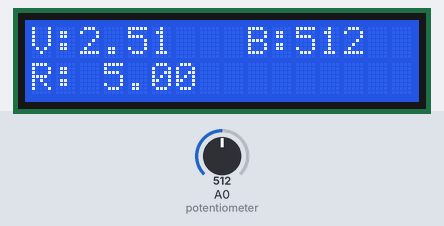
The sketch below on a simulated Arduino Uno, built with avr-gcc and run on an emulated ATmega328P. Parts: 16×2 character LCD. The test bench sets the inputs (shaded band); at power-on: A0 (potentiometer) = 512.

Above: at 1.2 s.
1.3 s: A0 (potentiometer) set to 716
At 2.3 s:
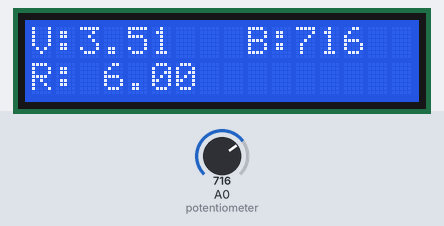
2.8 s: A0 (potentiometer) set to 900
At 3.5 s:
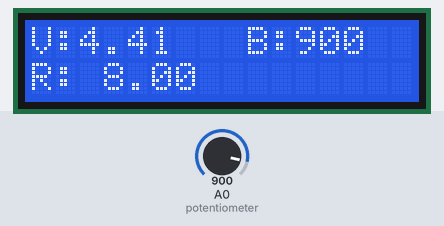
4.3 s: A0 (potentiometer) set to 1023
At 4.6 s:
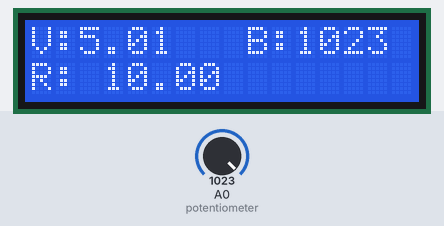
Timing chart, 0 to 7.3 s (numbered marks = the images above; inputs shaded):
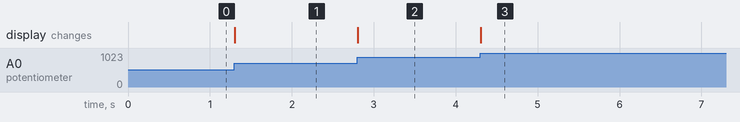

Measured:
- after the input at 1.3 s, the display: changes at once (image 1)
- after the input at 2.8 s, the display: changes at once (image 2)
- after the input at 4.3 s, the display: changes at once (image 3)

The sketch:

ohmmeter_LCD.ino
```cpp
// function is to print on the lcd the voltage and bit value and resistance
// use of analog input
#include <LiquidCrystal.h>
// initialize the library by associating any needed LCD interface pin
// with the arduino pin number it is connected to
const int rs = 12, en = 11, d4 = 5, d5 = 4, d6 = 3, d7 = 2;
LiquidCrystal lcd(rs, en, d4, d5, d6, d7);


void setup(){
  lcd.begin(16, 2);// set up the LCD's number of columns and rows:
}

void loop(){
  int sensorValue = analogRead (A0);// read the potentiometer on A0:
  float voltage= sensorValue*0.0049;// find voltage value by multiplication
  //of sensor value and 0.0049
     lcd.setCursor(0,0);// set the cursor to column 0, line 0
     lcd.print ("V:");// Print a message to the LCD.
     lcd.print (voltage);// Print a message to the LCD.
     lcd.print ("   B:");// Print a message to the LCD.
     lcd.print (sensorValue);// Print a message to the LCD.

  // map the result to 0.0 - 10.0:
  float resist = map(sensorValue, 0,1023,0.0,10.0);
    lcd.setCursor(0, 1);// set the cursor to column 0, line 1
    lcd.print("R: ");// Print a message to the LCD.
    lcd.print(resist);// Print a message to the LCD.

  }
```
